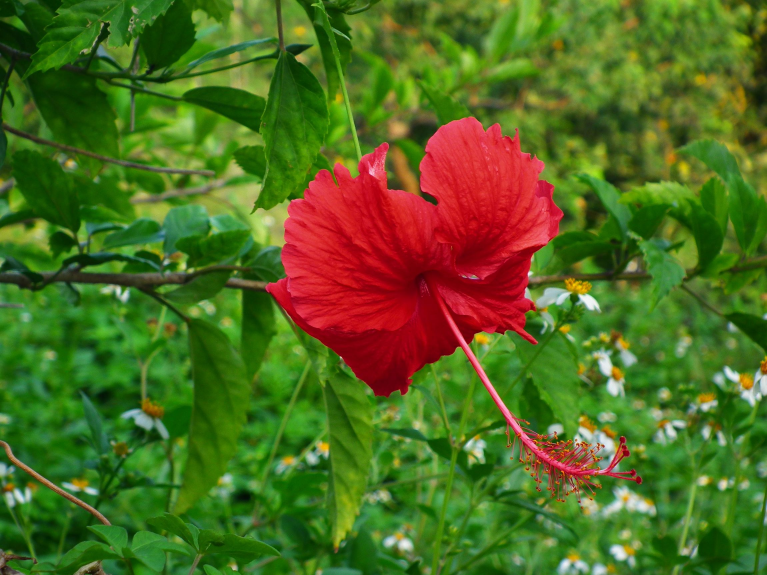
%> input picture source.jpg, 2300 x 1725 px (shown at 1/3 size)
$ octave DIP_TermProject.m   (GNU Octave 9; MATLAB toolbox functions it lacks are replaced by stand-ins)
%> lines starting %> are read from the running program, lines starting %| are printed output that depends on the picture
clc;
clear;
close all;

img_s = imresize(imread('source.jpg'),[300 600]);
img_t = imresize(imread('target.jpg'),[400 700]);
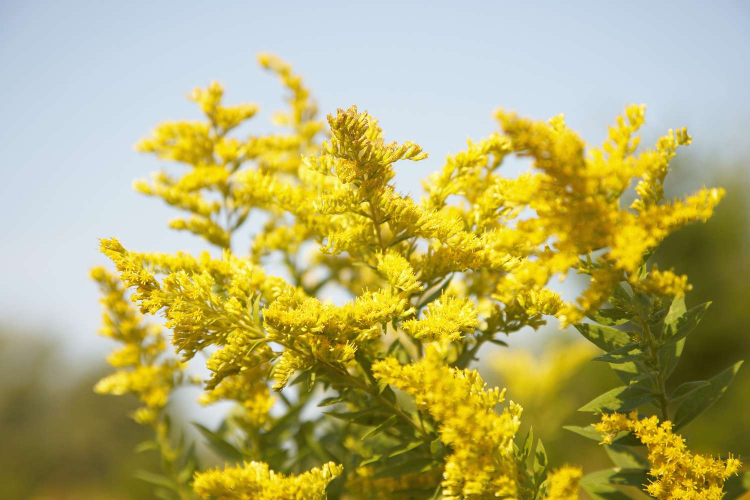
%> input picture target.jpg, 1500 x 1000 px (shown at 1/2 size)
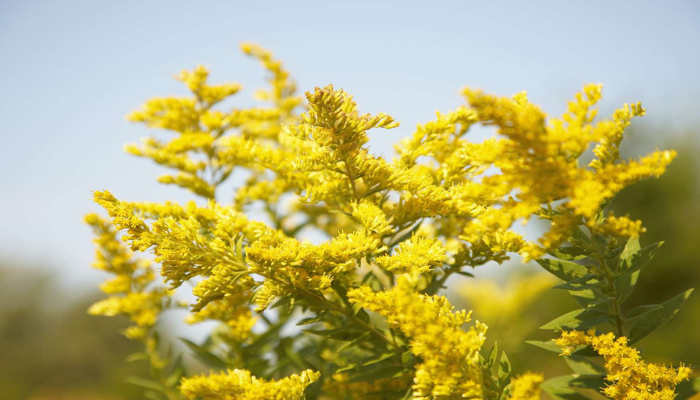
%> img_t: size 400x700x3 uint8; mean R, G, B 180.7, 174.3, 108
[xs,ys] = size(img_s(:,:,1));
%> xs = 300; ys = 600
[xt,yt] = size(img_t(:,:,1));
%> xt = 400; yt = 700
lab_s = rgb2lab(img_s);
%> lab_s: size 300x600x3 double; mean of channels 1, 2, 3 43.4, -19.6, 38.1
lab_t = rgb2lab(img_t);
%> lab_t: size 400x700x3 double; mean of channels 1, 2, 3 70.3, -3.8, 31.3

ls = lab_s(:,:,1);
as = lab_s(:,:,2);
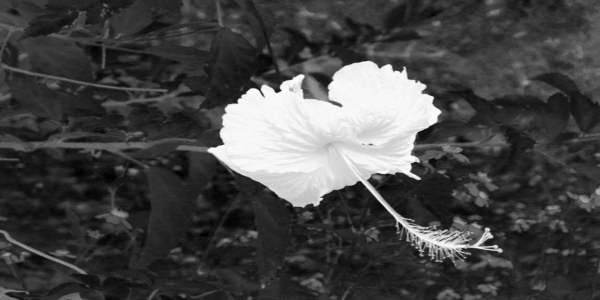
%> as: size 300x600 double; min -53.8, max 70.26, mean -19.6; drawn with min black and max white
bs = lab_s(:,:,3);
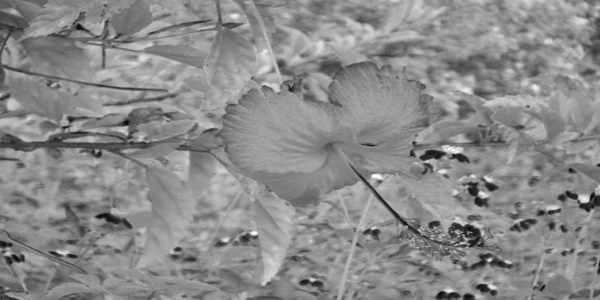
%> bs: size 300x600 double; min -14.69, max 82.26, mean 38.1; drawn with min black and max white
lt = lab_t(:,:,1);
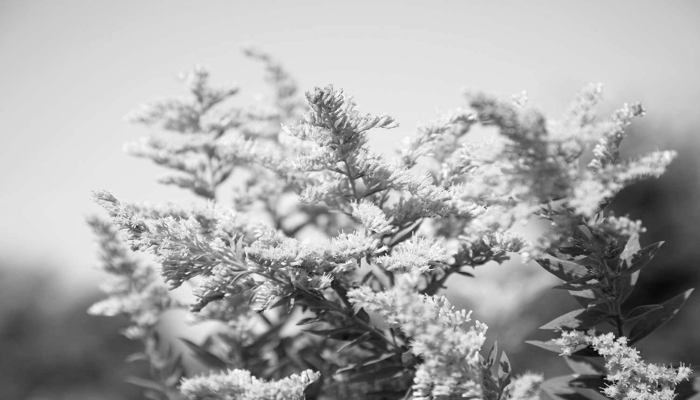
%> lt: size 400x700 double; min 16.38, max 97.91, mean 70.3; drawn with min black and max white
at = lab_t(:,:,2);
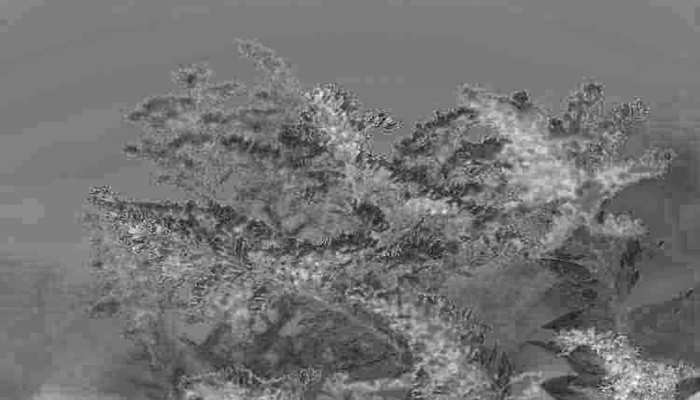
%> at: size 400x700 double; min -23.7, max 20.28, mean -3.8; drawn with min black and max white
bt = lab_t(:,:,3);
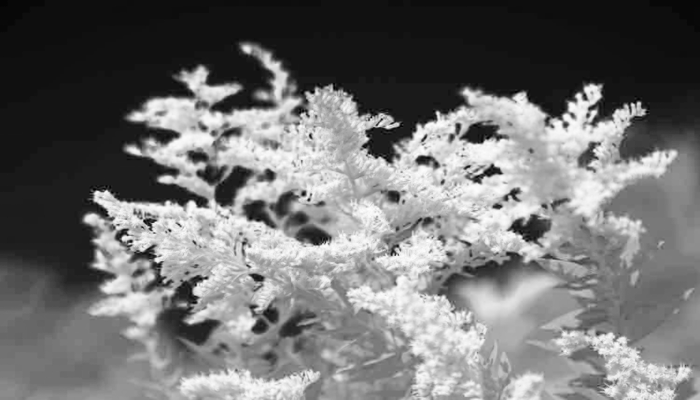
%> bt: size 400x700 double; min -16.84, max 90.77, mean 31.3; drawn with min black and max white

%%%%% l
max_ls = round(max(ls(:))); min_ls = round(min(ls(:)));
%> after `max_ls = round(max(ls(:)))`: max_ls = 97
%> after `min_ls = round(min(ls(:)))`: min_ls = 3
max_lt = round(max(lt(:))); min_lt = round(min(lt(:)));
%> after `max_lt = round(max(lt(:)))`: max_lt = 98
%> after `min_lt = round(min(lt(:)))`: min_lt = 16
V = 1;
Bls = round((max_ls - min_ls)/V);
%> Bls = 94
Blt = round((max_lt - min_lt)/V);
%> Blt = 82
hls = zeros([1 Bls]);
hlt = zeros([1 Blt]);
vs = zeros([1 Bls]);
vt = zeros([1 Blt]);
Pls = zeros([xs ys]);
%> Pls: size 300x600 double; every value is 0
Plt = zeros([xt yt]);
%> Plt: size 400x700 double; every value is 0
%histogram
%> (the run ends here)
